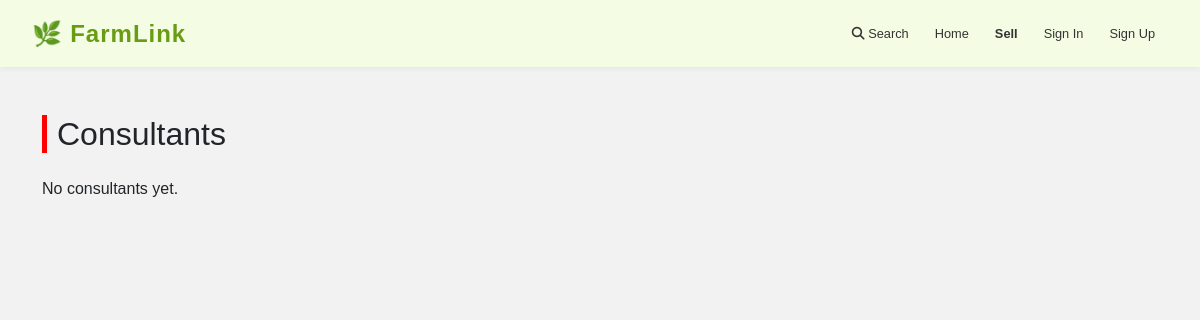
/consultants/consultants/, run on an earlier commit of the app's database.
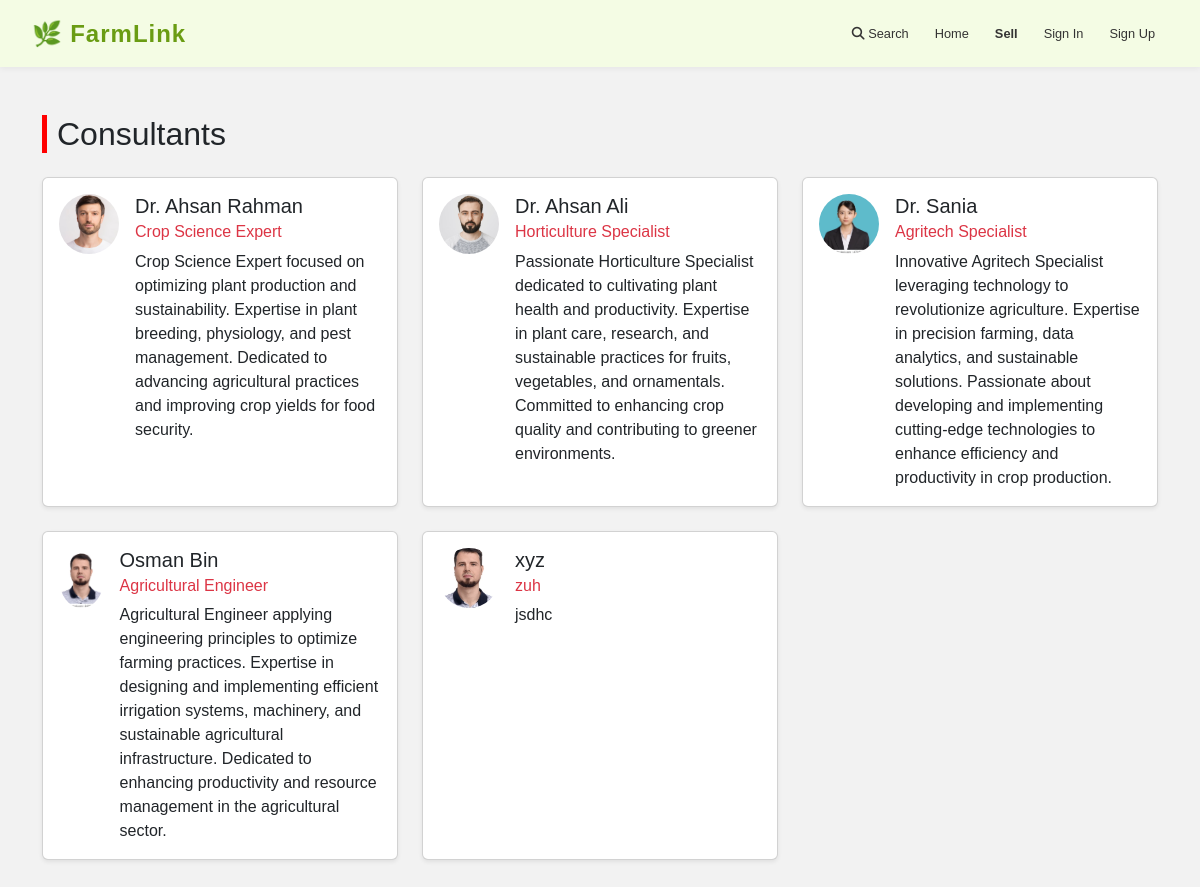
And on a later commit of the database.
### consultants/models.py (models this page shows, shortened)
class Consultant(models.Model):
    name = models.CharField(max_length=100)
    designation = models.CharField(max_length=100)
    description = models.TextField()
    photo = models.ImageField(upload_to='consultants/')

### consultants/views.py (the view)
# urls.py: path('consultants/', consultants_list, name='consultants'),
def consultants_list(request):
    consultants = Consultant.objects.all()
    return render(request, 'consultants.html', {'consultants': consultants})

### consultants/templates/consultants.html
{% extends 'Account/base.html' %}
{% load crispy_forms_tags %}
{% block content %}
<div class="container py-5">
    <h2 class="mb-4" style="border-left: 5px solid red; padding-left: 10px;">Consultants</h2>
    <div class="row">
        {% for consultant in consultants %}
        <div class="col-md-4 mb-4">
            <div class="card shadow-sm h-100">
                <div class="card-body d-flex align-items-start">
                    <img src="{{ consultant.photo.url }}" alt="{{ consultant.name }}" class="rounded-circle me-3" style="width:60px; height:60px; object-fit: cover;">
                    <div>
                        <h5 class="card-title mb-1">{{ consultant.name }}</h5>
                        <h6 class="text-danger mb-2">{{ consultant.designation }}</h6>
                        <p class="card-text">{{ consultant.description }}</p>
                    </div>
                </div>
            </div>
        </div>
        {% empty %}
            <p>No consultants yet.</p>
        {% endfor %}
    </div>
</div>
{% endblock %}

### Account/templates/Account/base.html (shortened to what this page needs)
{% load static %}
<!DOCTYPE html>
<html lang="en">
<head>
    <link href="https://cdn.jsdelivr.net/npm/bootstrap@5.3.2/dist/css/bootstrap.min.css" rel="stylesheet">
    <link rel="stylesheet" href="https://cdnjs.cloudflare.com/ajax/libs/font-awesome/6.4.2/css/all.min.css">
</head>
<body>
    <header>
        {% include 'navbar.html' %}
    </header>
    {% block content %}
    {% endblock %}
</body>
</html>

### Account/templates/navbar.html (shortened to what this page needs)
{% load static %}
<nav class="navbar navbar-expand-lg">
  <div class="container-fluid">
    <a class="navbar-brand" href="{% url 'product:home' %}">
      🌿 <span style="margin-left: 0px;">FarmLink</span>
    </a>
    <div class="collapse navbar-collapse" id="navbarNav">
      <ul class="navbar-nav ms-auto">
        <li class="nav-item">
          <a class="nav-link" href="/product_search/"><i class="fa-solid fa-magnifying-glass"></i>&nbsp;Search</a>
        </li>
        <li class="nav-item">
          <a class="nav-link {% if request.path == '/' %}active{% endif %}" href="{% url 'product:home' %}">Home</a>
        </li>
        <li class="nav-item">
          <a class="nav-link" href="{% url 'product:create_product' %}"><strong>Sell</strong></a>
        </li>
        {% if user.is_authenticated %}
        <li class="nav-item">
          <a class="nav-link" href="{% url 'cart:cart_detail' %}">Cart</a>
        </li>
        <li class="nav-item">
          <a class="nav-link" href="{% url 'blog_home' %}">Discuss</a>
        </li>
        <li class="nav-item">
          <a class="nav-link" href="{% url 'cart:view' %}">Wishlist</a>
        </li>
        <li class="nav-item">
          <a class="nav-link" href="{% url 'dashboard:index' %}">Dashboard</a>
        </li>
        <li class="nav-item">
          <a class="nav-link" href="{% url 'Account:profile' %}">Profile</a>
        </li>
        <li class="nav-item">
          <a class="nav-link" href="{% url 'feedback:contact' %}">Contact</a>
        </li>
        <li class="nav-item">
          <a class="nav-link" href="{% url 'consultants' %}">Consultants</a>
        </li>
        <li class="nav-item">
          <a class="nav-link" href="{% url 'consultation:consultation_request' %}">Consultation</a>
        </li>
        <li class="nav-item">
          <a class="nav-link" href="{% url 'soil_list' %}">Crop Recommendation</a>
        </li>
        <li class="nav-item">
          <a class="nav-link" href="{% url 'fertilizer_calculator' %}">Fertilizer Calculator</a>
        </li>
        <li class="nav-item">
          <a class="nav-link" href="{% url 'ai_chatbot:farmer' %}">Chatbot</a>
        </li>
        <li class="nav-item">
          <a class="nav-link" href="{% url 'ai_chatbot:weather' %}">Weather</a>
        </li>
        <li class="nav-item">
          <a class="nav-link" href="{% url 'donate' %}">Donation</a>
        </li>
        <li class="nav-item">
          <a class="nav-link" href="{% url 'Account:signout' %}">Sign Out</a>
        </li>
        {% else %}
        <li class="nav-item">
          <a class="nav-link" href="{% url 'Account:signin' %}">Sign In</a>
        </li>
        <li class="nav-item">
          <a class="nav-link" href="{% url 'Account:signup' %}">Sign Up</a>
        </li>
        {% endif %}
      </ul>
    </div>
  </div>
</nav>

### Account/templates/Account/base.html (style rules this page uses)
body, p, h1, h2, h3, h4, h5, h6, span, div, a, li, ul, ol, button, input, select, textarea { font-family: 'Montserrat', sans-serif; }
body { background-color: #f2f2f2; background-repeat: no-repeat; background-size: cover; }

### Account/templates/navbar.html (style rules this page uses)
.navbar { background-color: #f4fce4; padding: 10px 20px; font-size: 0.8rem; box-shadow: 0 2px 6px rgba(0, 0, 0, 0.05); }
.navbar-brand { font-size: 1.5rem; font-weight: 800; color: #6a9c13; font-family: 'Segoe UI', Tahoma, Geneva, Verdana, sans-serif; letter-spacing: 1px; }
.nav-link { color: #343333; font-weight: 500; margin: 0 5px; padding: 6px 14px; border-radius: 30px; transition: 0.3s ease; }
.navbar-nav { align-items: center; }

What changed in the data, as far as the page shows it:
added Consultant: photo (picture), name "Dr. Ahsan Rahman", designation "Crop Science Expert", description "Crop Science Expert focused on optimizing plant production and sustainability. Expertise in plant breeding, physiology, and pest management. Dedicated to advancing agricultural practices and improving crop yields for food security."
added Consultant: photo (picture), name "Dr. Ahsan Ali", designation "Horticulture Specialist", description "Passionate Horticulture Specialist dedicated to cultivating plant health and productivity. Expertise in plant care, research, and sustainable practices for fruits, vegetables, and ornamentals. Committed to enhancing crop quality and contributing to greener environments."
added Consultant: photo (picture), name "Dr. Sania", designation "Agritech Specialist", description "Innovative Agritech Specialist leveraging technology to revolutionize agriculture. Expertise in precision farming, data analytics, and sustainable solutions. Passionate about developing and implementing cutting-edge technologies to enhance efficiency and productivity in crop production."
added Consultant: photo (picture), name "Osman Bin", designation "Agricultural Engineer", description "Agricultural Engineer applying engineering principles to optimize farming practices. Expertise in designing and implementing efficient irrigation systems, machinery, and sustainable agricultural infrastructure. Dedicated to enhancing productivity and resource management in the agricultural sector."
added Consultant: photo (picture), name "xyz", designation "zuh", description "jsdhc"
Also different on the page:
text no longer shown: "No consultants yet."
